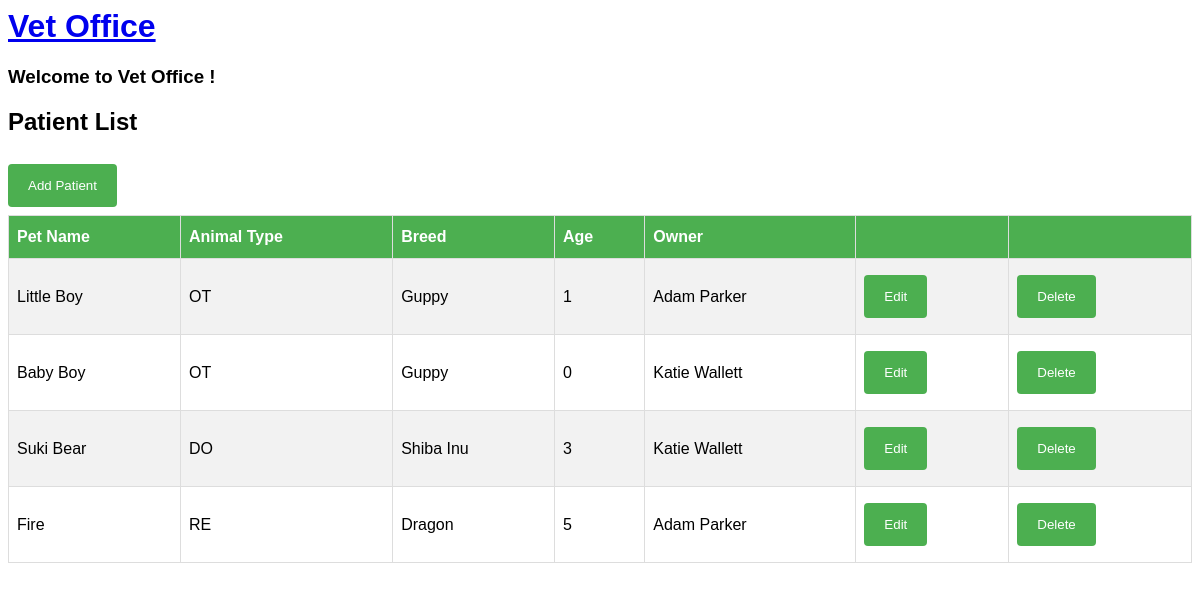
/patient/list (signed in), run on the app's committed database.
### vetoffice/models.py (models this page shows, shortened)
class Patient(models.Model):
    DOG = 'DO'
    CAT = 'CA'
    BIRD = 'BI'
    REPTILE = 'RE'
    OTHER = 'OT'
    ANIMAL_TYPE_CHOICES = [
        (DOG, 'Dog'),
        (CAT, 'Cat'),
        (BIRD, 'Bird'),
        (REPTILE, 'Reptile'),
        (OTHER, 'Other'),
    ]
    animal_type = models.CharField(max_length=2, choices=ANIMAL_TYPE_CHOICES, default=OTHER)
    breed = models.CharField(max_length=200)
    pet_name = models.CharField(max_length=30)
    age = models.IntegerField(default=0)
    owner = models.ForeignKey(Owner, on_delete=models.CASCADE)

class Owner(models.Model):
    first_name = models.CharField(max_length=30)
    last_name = models.CharField(max_length=30)
    phone = models.CharField(max_length=30)

### vetoffice/views.py (the view)
# urls.py: path("patient/list", views.PatientList.as_view(), name="patientlist"),
class PatientList(LoginRequiredMixin, ListView):
  model = Patient

### vetoffice/templates/vetoffice/patient_list.html
{% extends './base.html' %}
{% block content %}
<h2>Patient List</h2>
<a href="{% url 'patientcreate' %}"><button class="btn">Add Patient</button></a>
<table id="patients">
  <tr>
    <th>Pet Name</th>
    <th>Animal Type</th>
      <th>Breed</th>
      <th>Age</th>
      <th>Owner</th>
      <th> </th>
      <th> </th>
  </tr>
  {% for patient in patient_list %}
  <tr>
      <td>{{ patient.pet_name }}</td>
      <td>{{ patient.animal_type }}</td>
      <td>{{ patient.breed }}</td>
      <td>{{ patient.age }}</td>
      <td>{{ patient.owner.first_name }} {{ patient.owner.last_name}}</td>
      <td><a href="{% url 'patientupdate' patient.id %}"><button>Edit</button></a></td>
      <td><a href="{% url 'patientdelete' patient.id %}"><button>Delete</button></a></td>
  </tr>
  {% endfor %}
</table>
{% endblock %}

### vetoffice/templates/vetoffice/base.html (shortened to what this page needs)
<head>
    </head>
    <body>
    <a href="{% url 'home' %}"><h1>Vet Office</h1></a>
    <h3>Welcome to Vet Office {{ name }}!</h3>
        {% block content %}
        {% endblock %}
    </body>

### vetoffice/templates/vetoffice/base.html (style rules this page uses)
body { font-family: Arial, Helvetica, sans-serif; }
table { border-collapse: collapse; width: 100%; }
td, th { border: 1px solid #ddd; padding: 8px; }
tr:nth-child(even) { background-color: #f2f2f2; }
th { padding-top: 12px; padding-bottom: 12px; text-align: left; background-color: #4CAF50; color: white; }
button, input[type=submit] { background-color: #4CAF50; color: white; padding: 14px 20px; margin: 8px 0; border: none; border-radius: 4px; cursor: pointer; }

### data on the page
Patient: pet_name "Little Boy", animal_type "OT", breed "Guppy", age "1", owner.first_name "Adam", owner.last_name "Parker"
Patient: pet_name "Baby Boy", animal_type "OT", breed "Guppy", age "0", owner.first_name "Katie", owner.last_name "Wallett"
Patient: pet_name "Suki Bear", animal_type "DO", breed "Shiba Inu", age "3", owner.first_name "Katie", owner.last_name "Wallett"
Patient: pet_name "Fire", animal_type "RE", breed "Dragon", age "5", owner.first_name "Adam", owner.last_name "Parker"
